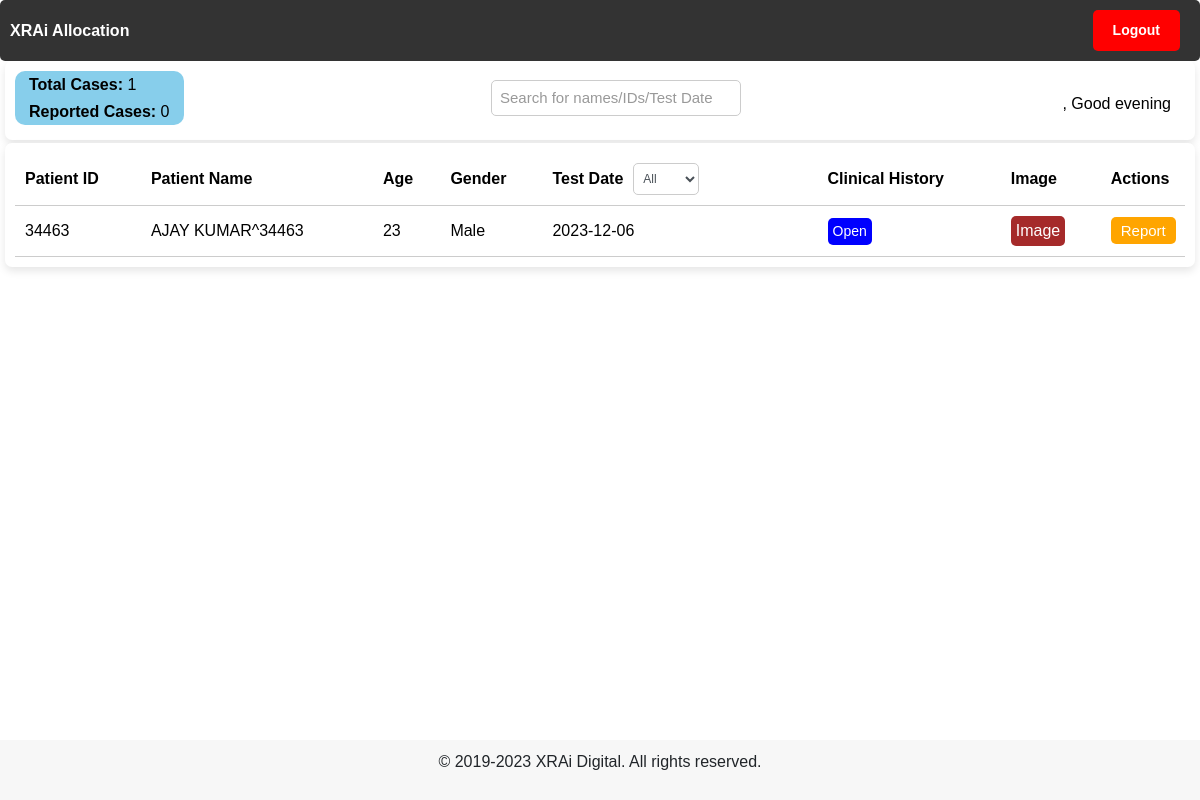
/xrayallocation, run on an earlier commit of the app's database.
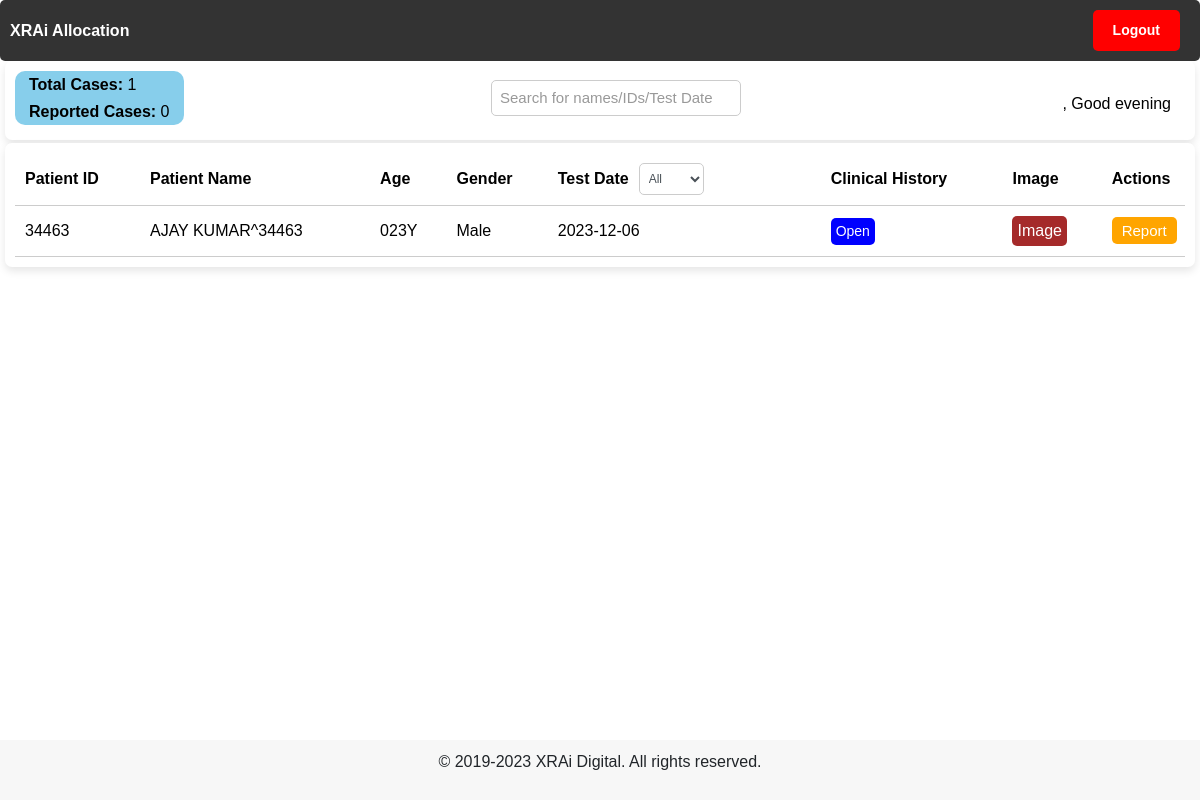
And on a later commit of the database.
### users/models/DICOMData.py (models this page shows, shortened)
class DICOMData(models.Model):
    patient_name = models.CharField(max_length=50, blank=True)
    patient_id = models.CharField(max_length=20, blank=True)
    age = models.CharField(max_length=50, blank=True)
    gender = models.CharField(max_length=50, blank=True)
    study_date = models.CharField(max_length=50, blank=True)
    study_description = models.CharField(max_length=100, blank=True)
    dicom_file = models.FileField(upload_to='uploads/')
    jpeg_file = models.ImageField(upload_to='uploads/')
    isDone = models.BooleanField(default=False)
    notes = models.CharField(max_length=50000, default=True)

### users/views.py (the view)
# urls.py: path('xrayallocation', views.xrayallocation, name='xrayallocation'),
def xrayallocation(request):
    patients = DICOMData.objects.all().order_by('-study_date')
    unique_dates = set()
    for patient in patients:
        unique_dates.add(patient.study_date)
    sorted_unique_dates = sorted(unique_dates, reverse=False)
    return render(request, 'users/xrayallocation.html', {'patients': patients, 'Date': sorted_unique_dates})

### users/templates/users/xrayallocation.html (shortened to what this page needs)
<!DOCTYPE html>
<html>
{% load tz %} {% load static %}
<head>
  <link rel="stylesheet" href="{% static 'resource/css/main.css' %}" />
  <link rel="stylesheet" href="https://stackpath.bootstrapcdn.com/bootstrap/4.5.0/css/bootstrap.min.css" />
  <link rel="stylesheet" href="https://cdnjs.cloudflare.com/ajax/libs/font-awesome/4.7.0/css/font-awesome.min.css" />
</head>
<body>
  <nav class="navbar">
    <ul>
      <li>
        <a href="/allocation"><strong>XRAi Allocation</strong></a>
      </li>
    </ul>
    <ul>
      <li>
        <a href="/logout"><button class="logout-button btn btn-sm">
            <strong>Logout</strong>
          </button></a>
      </li>
    </ul>
  </nav>
  <div class="container">
    <div class="row">
      <div class="col-lg-12">
        <div class="card">
          <div class="card-body">
            <h1 class="header">
              <div class="row-container">
                <div class="count-container">
                  <span id="count1"><strong>Total Cases:</strong> <span id="totalRowCount">0</span></span>
                  <span id="count2"><strong>Reported Cases:</strong> <span id="reportedRowCount">0</span></span>
                </div>
                <input type="text" id="myInput" onkeyup="myFunction()" placeholder="Search for names/IDs/Test Date"
                  title="Type in a name">
                <div class="greeting" id="greeting">
                  {% if user %}
                  <h6>
                    <strong>{{ user.first_name }}</strong>,
                    <span id="greeting-text"></span>
                  </h6>
                  {% endif %}
                </div>
              </div>
            </h1>
          </div>
        </div>
      </div>
    </div>
    <div class="card">
      <div class="card-body">
        <div class="table-container">
          <table id="patientTable">
            <thead>
              <tr>
                <th>Patient ID</th>
                <th>Patient Name</th>
                <th>Age</th>
                <th>Gender</th>
                <th>
                  <div class="filter-dropdown-container">
                    <div>Test Date</div>
                      <div class="dropdown-select1" id="filter-date-dropdown-date">
                          <select id="filter-date-select-date" class="form-control">
                            <option value="">All</option>
                          </select>
                      </div>
                    </div>
                  </div>
                <th>Clinical History</th>
                <th>Image</th>
                <th>Actions</th>
        <tbody>
          {% for patient in patients %}
          <tr class="patientRow" id="{{ patient.patient_id }}">
            <td>{{ patient.patient_id }}</td>
            <td>{{ patient.patient_name }}</td>
            <td>{{ patient.age }}</td>
            <td>{{ patient.gender }}</td>
            <td>{{ patient.study_date }}</td>
            <td>
              <button class="openClinicalHistoryButton" data-clinical-history="{{ patient.notes }}">
                Open
              </button>
            </td>
            <td>
              <a class="imageButton" target="_blank" href="{% get_media_prefix %}{{ patient.jpeg_file }}">
                Image
              </a>
            </td>
            <td>
              <a class="reportButton"
                href="reporting-bot?data-patientid={{ patient.patient_id }}&data-patientname={{ patient.patient_name }}&data-age={{ patient.age }}&data-gender={{ patient.gender }}&data-testdate={{ patient.study_date }}&data-reportdate={% now 'Y-m-d' %}&data-reportimage={% get_media_prefix %}{{ patient.jpeg_file }}"
                data-patient-id="{{ patient.patient_id }}" data-patientname="{{ patient.patient_name }}"
                data-age="{{ patient.age }}" data-gender="{{ patient.gender }}" data-testdate="{{ patient.study_date }}"
                data-reportdate="{% now 'Y-m-d' %}" data-reportimage="{% get_media_prefix %}{{ patient.jpeg_file }}"
                data-dicom-file="{% get_media_prefix %}{{ patient.dicom_file }}" onclick="changeButtonColor(this);">
                {% if patient.isDone %}
                Reported
                {% else %}
                Report
                {% endif %}
              </a>
            </td>
          </tr>
          {% endfor %}
        </tbody>
      </div>
    </div>
  </div>
  <div class="footer">
    <p>&copy; 2019-2023 XRAi Digital. All rights reserved.</p>
  </div>
</body>
</html>

### users/static/resource/css/main.css (style rules this page uses)
.container { margin-top: 20px; }

### users/templates/users/xrayallocation.html (style rules this page uses)
body { font-family: Arial, sans-serif; margin: 0; padding: 0; display: flex; min-height: 100vh; flex-direction: column; }
.container { margin: 0 auto; width: 100%; max-width: 100%; padding-left: 5px; padding-right: 5px; }
.card { border: none; border-radius: 7px; box-shadow: 0 4px 8px rgba(0, 0, 0, 0.1); margin-bottom: 3px; position: sticky; top: 0; z-index: 1; background-color: #fff; }
.card-body { padding: 10px; }
#count1 { padding: 10px; font-size: 25px; color: black; }
#count2 { padding: 10px; font-size: 25px; color: black; }
#totalRowCount { color: orange; }
#reportedRowCount { color: green; }
.header { margin-bottom: 5px; background-color: #fff; z-index: 10; position: sticky; top: 60px; }
table { width: 100%; border-collapse: collapse; background-color: #ccc; }
th, td { padding: 10px; text-align: left; border-bottom: 1px solid #ccc; }
th:last-child, td:last-child { border-right: none; }
th:first-child, td:first-child { position: sticky; left: 0; background-color: #fff; z-index: 1; }
td:first-child { z-index: 2; }
.table-container { height: 100%; overflow-y: auto; }
.dropdown-select1 { position: relative; }
.dropdown-select1 select { width: 70%; padding: 5px; font-size: 12px; border: 1px solid #ccc; border-radius: 5px; }
.greeting { margin-top: 18px; text-align: right; font-weight: bold; float: right; color: black; }
.footer { background-color: #f7f7f7; padding: 10px 0; text-align: center; margin-top: auto; }
.filter-dropdown-container { display: flex; align-items: center; }
.filter-dropdown-container>div { margin-right: 10px; }
a.reportButton { color: white; background-color: #ffa500; border: none; border-radius: 5px; padding: 5px 10px; font-size: 15px; cursor: pointer; text-decoration: none; transition: background-color 0.3s; }
.navbar { background-color: #333; color: #fff; padding: 10px; z-index: 999; display: flex; justify-content: space-between; align-items: center; position: sticky; top: 0; border-radius: 5px; }
.navbar ul { list-style-type: none; margin: 0; padding: 0; }
.navbar ul li { display: inline; margin-right: 10px; }
.navbar ul li a { color: #fff; text-decoration: none; }
.logout-button { background-color: red; color: white; padding: 10px 20px; border: none; border-radius: 5px; }
#patientTable { width: 100vw; background-color: white; color: black; }
#myInput { padding: 5px; font-size: 15px; width: 230px; }
#myInput::placeholder { color: #999; }
.openClinicalHistoryButton { padding: 3px 5px; font-size: 14px; background-color: blue; color: #fff; border: none; border-radius: 5px; cursor: pointer; transition: background-color 0.3s; }
a.imageButton { display: inline-block; padding: 3px 5px; background-color: brown; color: #ffffff; text-decoration: none; border-radius: 5px; cursor: pointer; transition: background-color 0.3s; }
.row-container { display: flex; align-items: center; justify-content: space-between; }
.count-container { display: flex; flex-direction: column; align-items: flex-start; background-color: skyblue; border-radius: 10px; font-family: 'Arial', sans-serif; }
#count1, #count2, .greeting { margin-right: 10px; margin-left: 10px; padding: 4px; font-size: 16px; }
#totalRowCount, #reportedRowCount { color: black; }
#myInput { padding: 8px; font-size: 15px; border: 1px solid #ccc; border-radius: 5px; width: 250px; }

What changed in the data, as far as the page shows it:
removed DICOMData: patient_id "34463", patient_name "AJAY KUMAR^34463", age "23", gender "Male", study_date "2023-12-06", isDone "Report"
added DICOMData: patient_id "34463", patient_name "AJAY KUMAR^34463", age "023Y", gender "Male", study_date "2023-12-06", isDone "Report"
